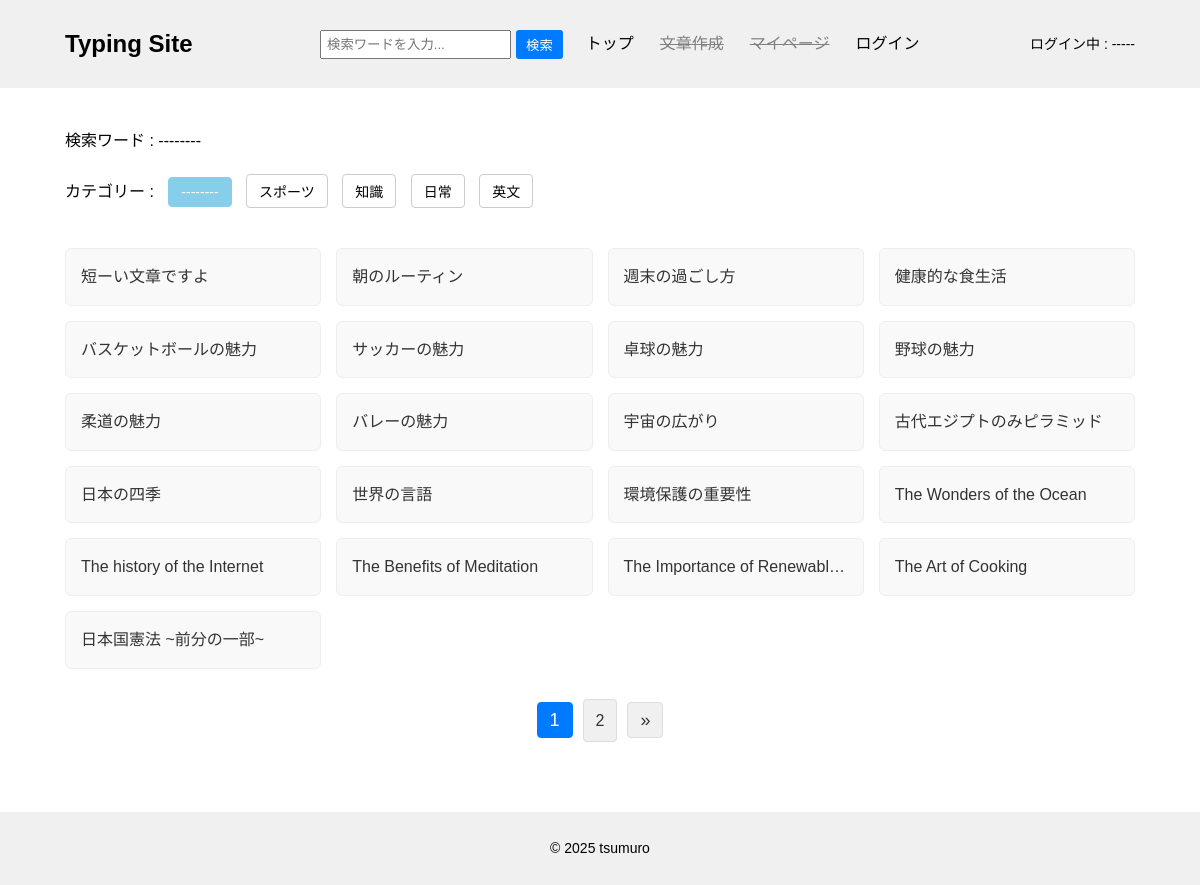
/content/typing_list/, run on an earlier commit of the app's database.
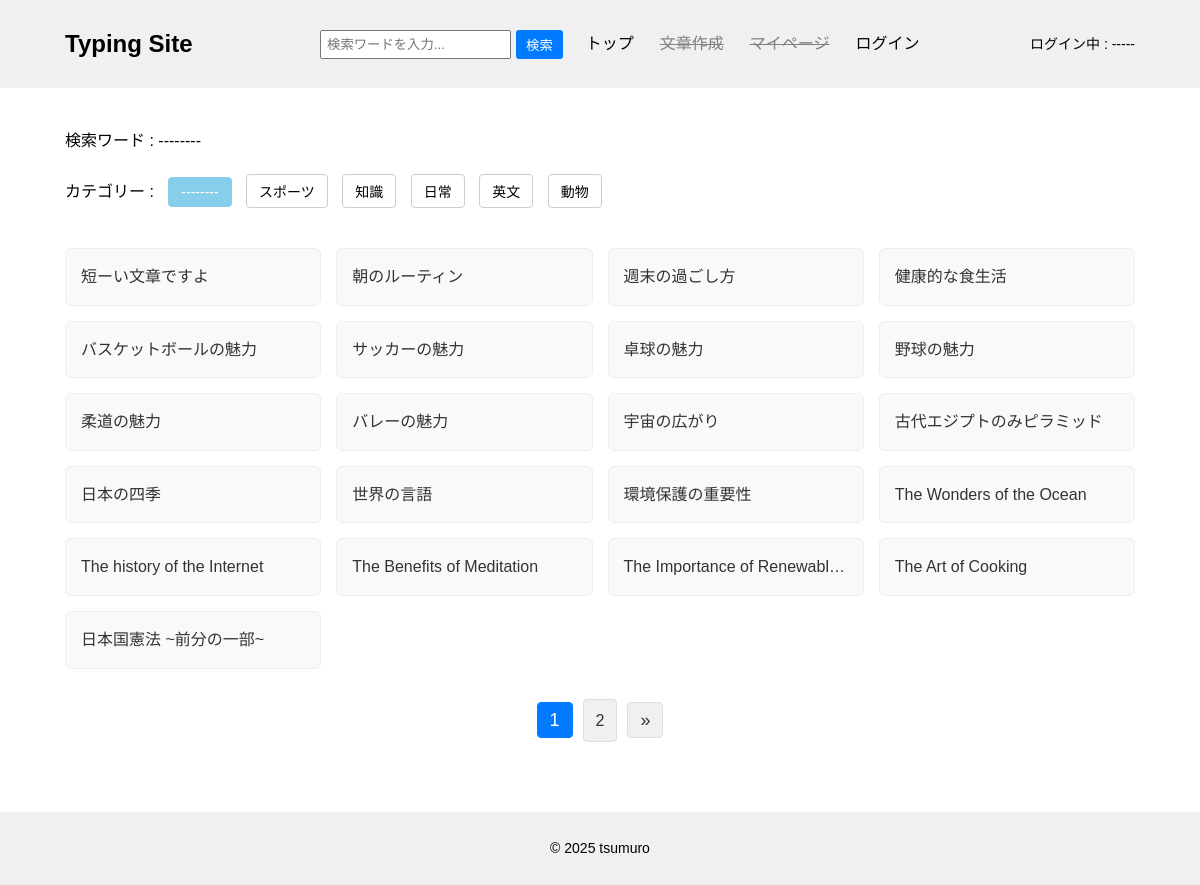
And on a later commit of the database.
### contentapp/models.py (models this page shows, shortened)
class Category(models.Model):
    name = models.CharField(max_length=30, unique=True)

class Content(models.Model):
    user = models.ForeignKey(
        settings.AUTH_USER_MODEL,
        on_delete=models.SET_NULL,
        null=True,
        blank=True
    )
    title = models.CharField(max_length=50, unique=True)
    sentence = models.TextField()
    category = models.ForeignKey(
        Category,
        on_delete=models.SET_NULL,
        null=True,
        blank=True,
    )
    is_public = models.BooleanField(default=True)
    play_count = models.IntegerField(default=0)
    created_at = models.DateTimeField(auto_now_add=True)

### contentapp/views.py (the view)
# urls.py: path('typing_list/', views.TypingListView.as_view(), name="typing_list"),
class TypingListView(generic.ListView):
    template_name = "typing_list.html"
    context_object_name = "typing_list"
    paginate_by = 21
    def get_queryset(self):
        queryset = Content.objects.filter(is_public=True)
        search = self.request.GET.get('search')
        if search:
            queryset = queryset.filter(title__icontains=search)
        category = self.request.GET.get('category')
        if category:
            queryset = queryset.filter(category=category)
        return queryset
    def get_context_data(self, **kwargs):
        context = super().get_context_data(**kwargs)
        context['categories'] = Category.objects.all()
        return context

### contentapp/templates/typing_list.html (shortened to what this page needs)
{% extends "base.html" %}
{% block contents %}
<div id="search_info">
    {% if request.GET.search %}
        <form method="get">
            <p>検索ワード : {{ request.GET.search }}
                <input type="hidden" name="category" value="{{ request.GET.category }}">
                <button name="search" value="">クリア</button>
            </p>
        </form>
    {% else %}
        <p>検索ワード : --------</p>
    {% endif %}
</div>
<form method="get" id="category_form">
    <label for="category">カテゴリー : </label>
    {% if request.GET.category %}
        <button type="submit" name="category" value="" selected>--------</button>
    {% else %}
        <button type="submit" name="category" value="" style="background-color: skyblue" selected>--------</button>
    {% endif %}
    {% for category in categories %}
        {% if request.GET.category|add:"0" == category.pk %}
            <button type="submit" name="category" value="{{ category.pk }}" style="background-color: skyblue;">{{ category.name }}</button>
        {% else %}
            <button type="submit" name="category" value="{{ category.pk }}">{{ category.name }}</button>
        {% endif %}
    {% endfor %}
</form>
<ul class="list">
    {% for typing in typing_list %}
        <li><a href="{% url 'typingapp:typing' typing.pk %}">{{ typing.title }}</a></li>
    {% endfor %}
</ul>
{% include "pagination.html" %}
{% endblock %}

What changed in the data, as far as the page shows it:
added Category: {{ category.pk }} 7 (drawn), name "動物"
